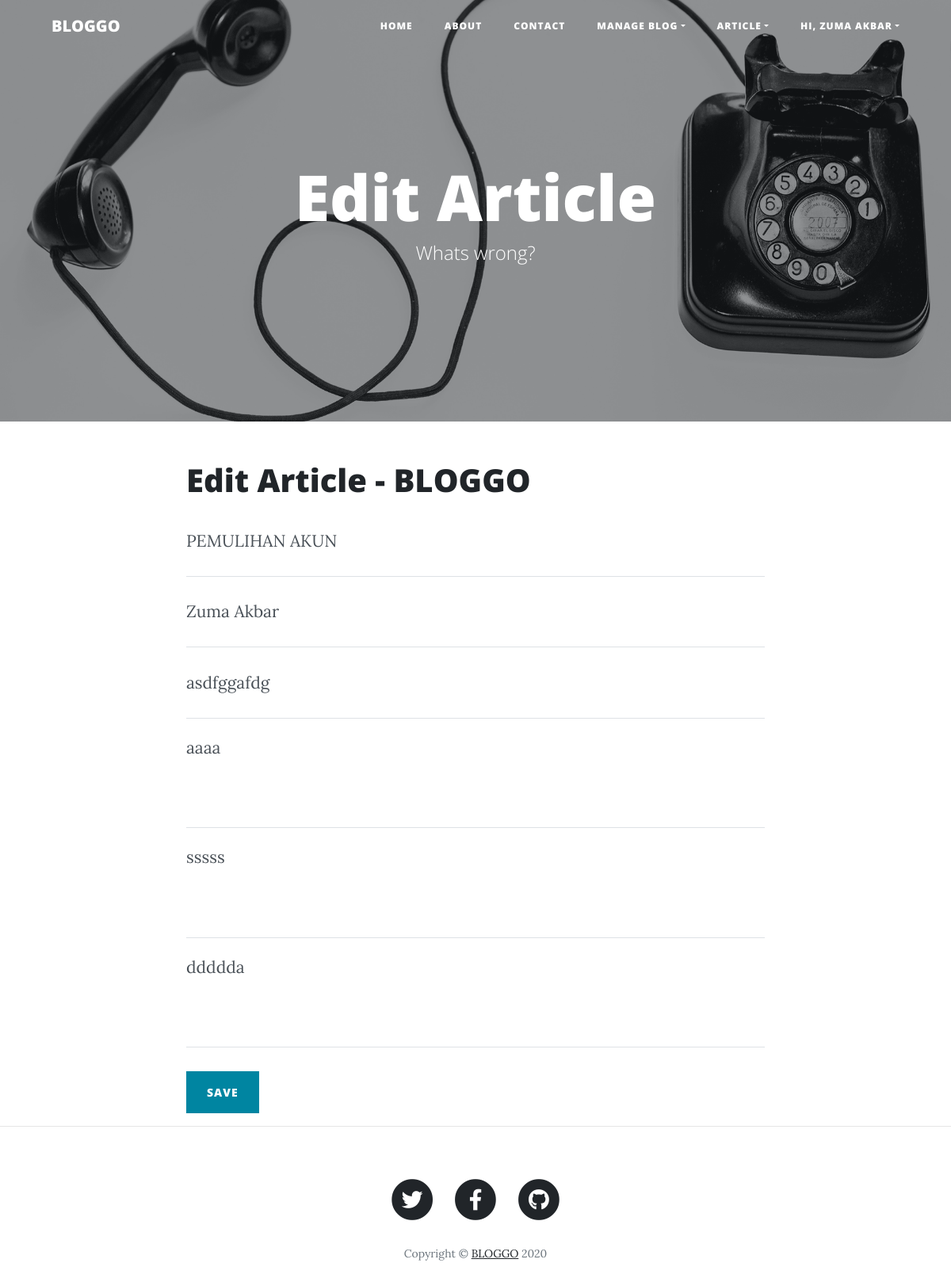
The app's page /edit-article-admin.php?id=2 (signed in) with its own data.
### tables this page shows
CREATE TABLE `article` (
  `article_id` int(11) NOT NULL COMMENT 'dont edit this field',
  `name` varchar(255) NOT NULL,
  `title` varchar(255) NOT NULL,
  `subtitle` varchar(255) NOT NULL,
  `date` varchar(225) NOT NULL,
  `newDate` varchar(225) NOT NULL,
  `status` varchar(225) NOT NULL
);

CREATE TABLE `article_details` (
  `article_id` int(11) NOT NULL COMMENT 'dont edit this field',
  `title` varchar(255) NOT NULL,
  `content1` varchar(255) NOT NULL,
  `content2` varchar(255) NOT NULL,
  `content3` varchar(255) NOT NULL
);

### edit-article-admin.php (the view, shortened to what this page needs)
<?php
include 'database.php';
if(!isset($_GET['id']))
{
    header("Location: all-article.php");
}else{
    $article_id = $_GET['id'];
}
?>
<!DOCTYPE html>
<html lang="en">
<head>
  <?php include 'include/head.php' ?>
</head>
<body>
    <?php include 'include/navbar.php' ?>
  <header class="masthead" style="background-image: url('img/contact-bg.jpg')">
    <div class="overlay"></div>
    <div class="container">
      <div class="row">
        <div class="col-lg-8 col-md-10 mx-auto">
          <div class="page-heading">
            <h1>Edit Article</h1>
            <span class="subheading">Whats wrong?</span>
          </div>
        </div>
      </div>
    </div>
  </header>
  <div class="container">
    <div class="row">
      <div class="col-lg-8 col-md-10 mx-auto">
        <h1>Edit Article - <b>BLOGGO</b></h1>
        <form name="sentMessage" id="contactForm" method="post" action="" novalidate>
        <?php
            $getVal = mysqli_query($connect, "SELECT * FROM article WHERE article_id='$article_id'");
            while($d = mysqli_fetch_array($getVal)) :
                $title = $d['title'];
                $getDet = mysqli_query($connect, "SELECT * FROM article_details WHERE title='$title'");
                while($a = mysqli_fetch_array($getDet)) :
        ?>
          <div class="control-group">
            <div class="form-group floating-label-form-group controls">
              <input type="text" maxlength="25" class="form-control" placeholder="Title" name="title" id="username" required data-validation-required-message="Please enter a title." value="<?= $d['title'] ?>">
            </div>
          </div>
          <div class="control-group">
            <div class="form-group floating-label-form-group controls">
              <input type="text" maxlength="25" class="form-control" placeholder="Name" name="name" id="username" required data-validation-required-message="Please enter a name." value="<?= $d['name'] ?>">
            </div>
          </div>
          <div class="control-group">
            <div class="form-group floating-label-form-group controls">
              <input type="text" maxlength="25" class="form-control" placeholder="Subtitle" name="subtitle" id="username" required data-validation-required-message="Please enter a subtitle." value="<?= $d['subtitle'] ?>">
            </div>
          </div>
          <div class="control-group">
            <div class="form-group floating-label-form-group controls">
              <textarea rows="3" type="text" maxlength="255" class="form-control" placeholder="Content" name="content1" id="content" required data-validation-required-message="Please enter a content."><?= $a['content1'] ?></textarea>
            </div>
          </div>
          <div class="control-group">
            <div class="form-group floating-label-form-group controls">
              <textarea rows="3" type="text" maxlength="255" class="form-control" placeholder="Content" name="content2" id="content" data-validation-required-message="Please enter a content."><?= $a['content2'] ?></textarea>
            </div>
          </div>
          <div class="control-group">
            <div class="form-group floating-label-form-group controls">
              <textarea rows="3" type="text" maxlength="255" class="form-control" placeholder="Content" name="content3" id="content" data-validation-required-message="Please enter a content."><?= $a['content3'] ?></textarea>
            </div>
          </div>
          <br>
          <button type="submit" name="save" class="btn btn-primary" id="sendMessageButton">Save</button>
          <?php
        endwhile;
        endwhile;
          ?>
        </form>
      </div>
    </div>
  </div>
  <hr>
  <?php include 'include/footer.php' ?>
</body>
</html>

### records on screen
article: title "PEMULIHAN AKUN", name "Zuma Akbar", subtitle "asdfggafdg"
article_details: content1 "aaaa", content2 "sssss", content3 "ddddda"

### other values on screen
$_SESSION['name'] "ZUMA AKBAR"
